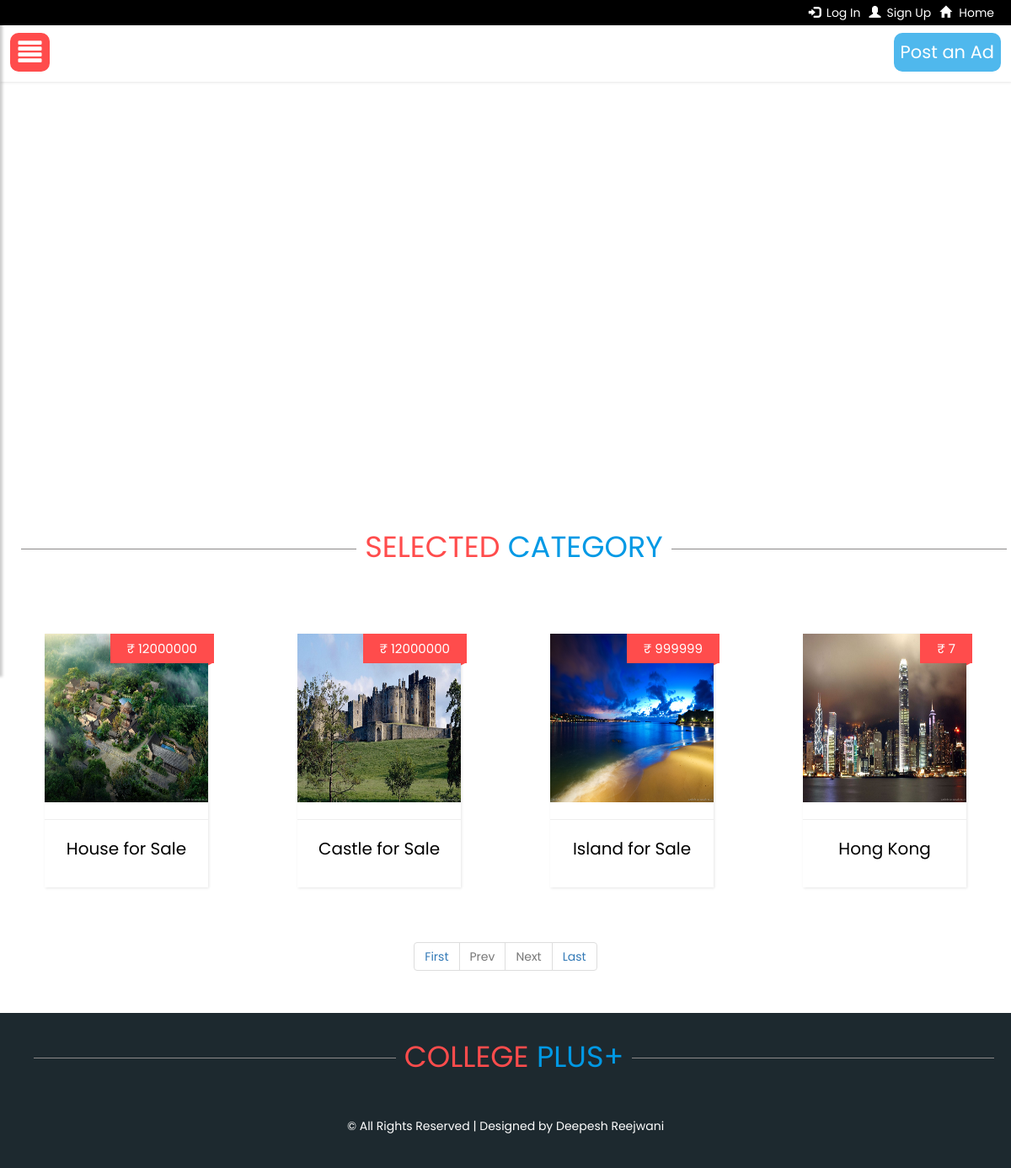
/real_estate.php, run on the app's committed database.
### tables this page shows
CREATE TABLE `ads` (
  `id` int(11) NOT NULL,
  `title` varchar(255) NOT NULL,
  `description` varchar(1000) NOT NULL,
  `im1` varchar(255) NOT NULL,
  `im2` varchar(255) NOT NULL,
  `sellerid` varchar(255) NOT NULL,
  `category` varchar(255) NOT NULL,
  `price` varchar(255) NOT NULL
);

### real_estate.php (the view, shortened to what this page needs)
<?php
include('header.php');
include('header2.php');
		if (isset($_GET['pageno'])) {
            $pageno = $_GET['pageno'];
        } else {
            $pageno = 1;
        }
        $no_of_records_per_page = 8;
        $offset = ($pageno-1) * $no_of_records_per_page;
        $total_pages_sql = "SELECT COUNT(*) FROM ads WHERE category='Real Estates'";
        $result = mysqli_query($conn,$total_pages_sql);
        $total_rows = mysqli_fetch_array($result)[0];
        $total_pages = ceil($total_rows / $no_of_records_per_page);
        $sql = "SELECT * FROM ads WHERE category='Real Estates' LIMIT $offset, $no_of_records_per_page";
        $res = mysqli_query($conn,$sql);
?>
				<div class="container-fluid text-center" style="padding-top: 70px;padding-bottom: 30px;position: relative;">
                    <div style="background-color: white;position: absolute;height: 100%;width: 100%;z-index: -7; ">
                    </div>
                    <div class="heading" style="margin-bottom: 50px;"><span class="bg-grey" style="background-color: white; color: #ff4c4c;padding-left: 10px">SELECTED </span><span class="bg-grey" style="background-color: white; color: #0099e5;padding-right: 10px">CATEGORY</span></div>
                    <br>
                    <br>
                    <div class="row text-center slide">
                    	<?php while($row=mysqli_fetch_assoc($res))
                    	{
                    	?>
                        <div class="col-md-3 col-sm-4  text-center" style="padding: 10px;text-align: center;">
                            <div class="container" style="width: 80%">
                            <a href='product.php?x=<?php echo($row['id']); ?>'><div class="container pane gri" style="" >
                                <div class="paneb">
                                    <img src='<?php echo($row['im1']); ?>' class="panelimg">
                                </div>
                                <hr>
                                <div class="panelf text-center" style="padding-bottom: 20px;height: 60px;">
                                    <?php echo($row['title']); ?>
                                </div>
                                <span class="price">&#8377; <?php echo($row['price']); ?></span>
                            </div></a>
                            </div>
                        </div>
                    	<?php } ?>
                    </div>
                </div>
                <div class="container text-center" style="width: 100%;padding: 0px;margin: 0px;margin-top: 5px;margin-bottom: 25px;">
                <ul class="pagination">
        		<li><a href="?pageno=1">First</a></li>
        		<li class="<?php if($pageno <= 1){ echo 'disabled'; } ?>">
            		<a href="<?php if($pageno <= 1){ echo '#'; } else { echo "?pageno=".($pageno - 1); } ?>">Prev</a>
        		</li>
        		<li class="<?php if($pageno >= $total_pages){ echo 'disabled'; } ?>">
            		<a href="<?php if($pageno >= $total_pages){ echo '#'; } else { echo "?pageno=".($pageno + 1); } ?>">Next</a>
        		</li>
       			<li><a href="?pageno=<?php echo $total_pages; ?>">Last</a></li>
    			</ul>
    			</div>
<?php
include('footer.php');
?>

### header.php (style rules this page uses)
body { font-family: 'Poppins', sans-serif; background: white; overflow-x:hidden; }
a, a:hover, a:focus { color: inherit; text-decoration: none; transition: all 0.3s; }
.heading { width: 100%; text-align: center; border-bottom: 0.5px solid #8c8989; line-height: 0.1em; margin: 10px; font-size: 2.5em; }
.pane { width:100%; background-color: white; box-shadow: 1px 1px 3px rgba(0, 0, 0, 0.1); transition: 0.5s; cursor: pointer; }
.gri { padding: 0px; margin: 0px; position: relative; }
.pane { font-size: 20px; color: black; }
.price { position: absolute; top:0px; right: -7px; background-color: rgb(255, 76, 76); color: white; font-size: 15px; padding: 7px; padding-left: 20px; padding-right: 20px; }
.panelimg { width: 100%; height: 200px; max-width: 300px; }
.slide { animation-name: slide; -webkit-animation-name: slide; animation-duration: 1s; -webkit-animation-duration: 1s; visibility: visible; }

### data on the page
ads: im1 (picture), title "House for Sale", price "12000000"
ads: im1 (picture), title "Castle for Sale", price "12000000"
ads: im1 (picture), title "Island for Sale", price "999999"
ads: im1 (picture), title "Hong Kong", price "7"
